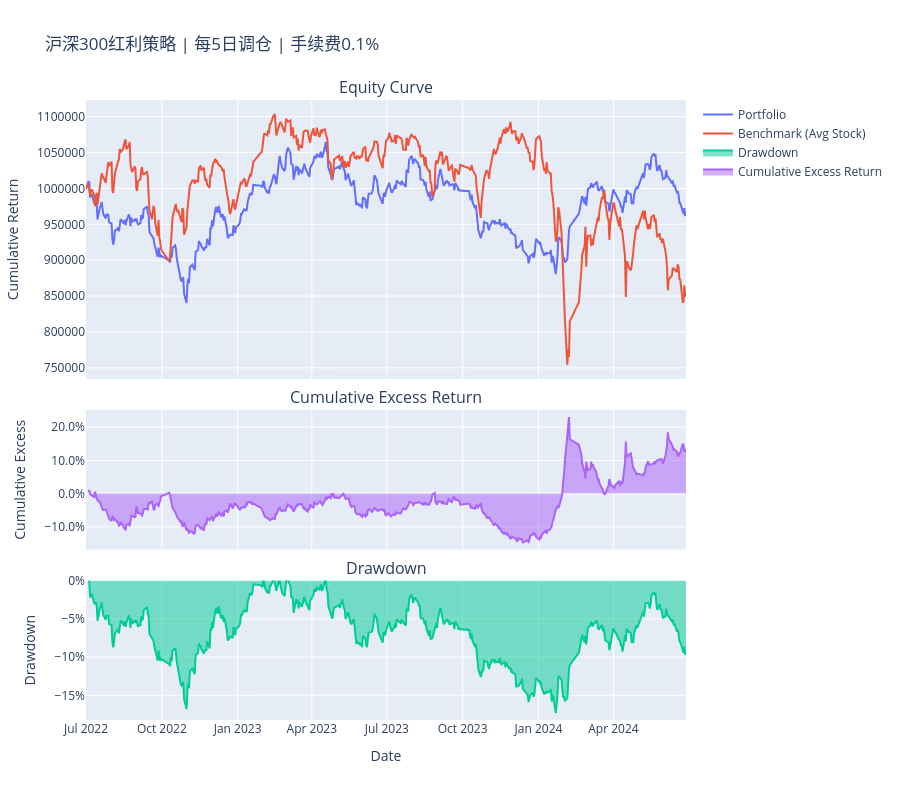

Notebook code for this chart:
### Code cell
import warnings
from util import *

warnings.filterwarnings("ignore")

# ===================== 红利策略 全多头回测配置 =====================
CONFIG = {
    "INITIAL_CASH": 1_000_000,       # 初始资金
    "START_DATE": "2022-07-01",      # 【可调节】回测开始日期
    "END_DATE": "2024-06-30",        # 【可调节】回测结束日期
    "REBALANCE_FREQ": 5,             # 【可调节】调仓频率（每N个选股日）
    "PRICE_FILE": "data/eod_prices.parquet",    # 价格文件路径
    "SELECTION_FILE": "records/industry_selection.parquet", # 红利选股文件
    "TRANSACTION_FEE": 0.001         # 【可调节】交易手续费（0.1%）
}

# ===================== 执行红利策略回测 =====================
portfolio_ser, benchmark_ser, metrics = backtest_long_only(
    initial_cash=CONFIG["INITIAL_CASH"],
    start_date=CONFIG["START_DATE"],
    end_date=CONFIG["END_DATE"],
    rebalance_freq=CONFIG["REBALANCE_FREQ"],
    price_file=CONFIG["PRICE_FILE"],
    selection_file=CONFIG["SELECTION_FILE"],
    transaction_fee_rate=CONFIG["TRANSACTION_FEE"]
)

# ===================== 输出绩效指标 =====================
print("\n==================== 沪深300红利策略 绩效指标 ====================")
for k, v in metrics.items():
    print(f"{k}: {v:.4f}")

# ===================== 绘制回测图表 =====================
plot_results(
    portfolio_values=portfolio_ser,
    benchmark_values=benchmark_ser,
    title=f'沪深300红利策略 | 每{CONFIG["REBALANCE_FREQ"]}日调仓 | 手续费{CONFIG["TRANSACTION_FEE"]*100:.1f}%',
    plot_excess=True
)

### Figure 1 — Plotly figure (JSON) as saved in the notebook; plotly's stock layout.template omitted (floating-point values rounded to 4 significant figures; data arrays with more than 128 entries replaced by an {"elided": "..."} marker saying what was removed)
{"data": [{"mode": "lines", "name": "Portfolio", "type": "scatter", "x": {"elided": "484 str values"}, "xaxis": "x", "y": {"elided": "484 float values"}, "yaxis": "y"}, {"mode": "lines", "name": "Benchmark (Avg Stock)", "type": "scatter", "x": {"elided": "484 str values"}, "xaxis": "x", "y": {"elided": "484 float values"}, "yaxis": "y"}, {"fill": "tozeroy", "mode": "lines", "name": "Drawdown", "type": "scatter", "x": {"elided": "483 str values"}, "xaxis": "x3", "y": {"elided": "483 float values"}, "yaxis": "y3"}, {"fill": "tozeroy", "mode": "lines", "name": "Cumulative Excess Return", "type": "scatter", "x": {"elided": "483 str values"}, "xaxis": "x2", "y": {"elided": "483 float values"}, "yaxis": "y2"}], "layout": {"annotations": [{"font": {"size": 16}, "showarrow": false, "text": "Equity Curve", "x": 0.5, "xanchor": "center", "xref": "paper", "y": 1, "yanchor": "bottom", "yref": "paper"}, {"font": {"size": 16}, "showarrow": false, "text": "Cumulative Excess Return", "x": 0.5, "xanchor": "center", "xref": "paper", "y": 0.5, "yanchor": "bottom", "yref": "paper"}, {"font": {"size": 16}, "showarrow": false, "text": "Drawdown", "x": 0.5, "xanchor": "center", "xref": "paper", "y": 0.225, "yanchor": "bottom", "yref": "paper"}], "height": 800, "hovermode": "x unified", "showlegend": true, "title": {"text": "沪深300红利策略 | 每5日调仓 | 手续费0.1%"}, "xaxis": {"anchor": "y", "domain": [0, 1], "matches": "x3", "showticklabels": false}, "xaxis2": {"anchor": "y2", "domain": [0, 1], "matches": "x3", "showticklabels": false}, "xaxis3": {"anchor": "y3", "domain": [0, 1], "title": {"text": "Date"}}, "yaxis": {"anchor": "x", "domain": [0.55, 1], "tickformat": ".0f", "title": {"text": "Cumulative Return"}}, "yaxis2": {"anchor": "x2", "domain": [0.275, 0.5], "tickformat": ".1%", "title": {"text": "Cumulative Excess"}}, "yaxis3": {"anchor": "x3", "domain": [0, 0.225], "tickformat": ".0%", "title": {"text": "Drawdown"}}}}
